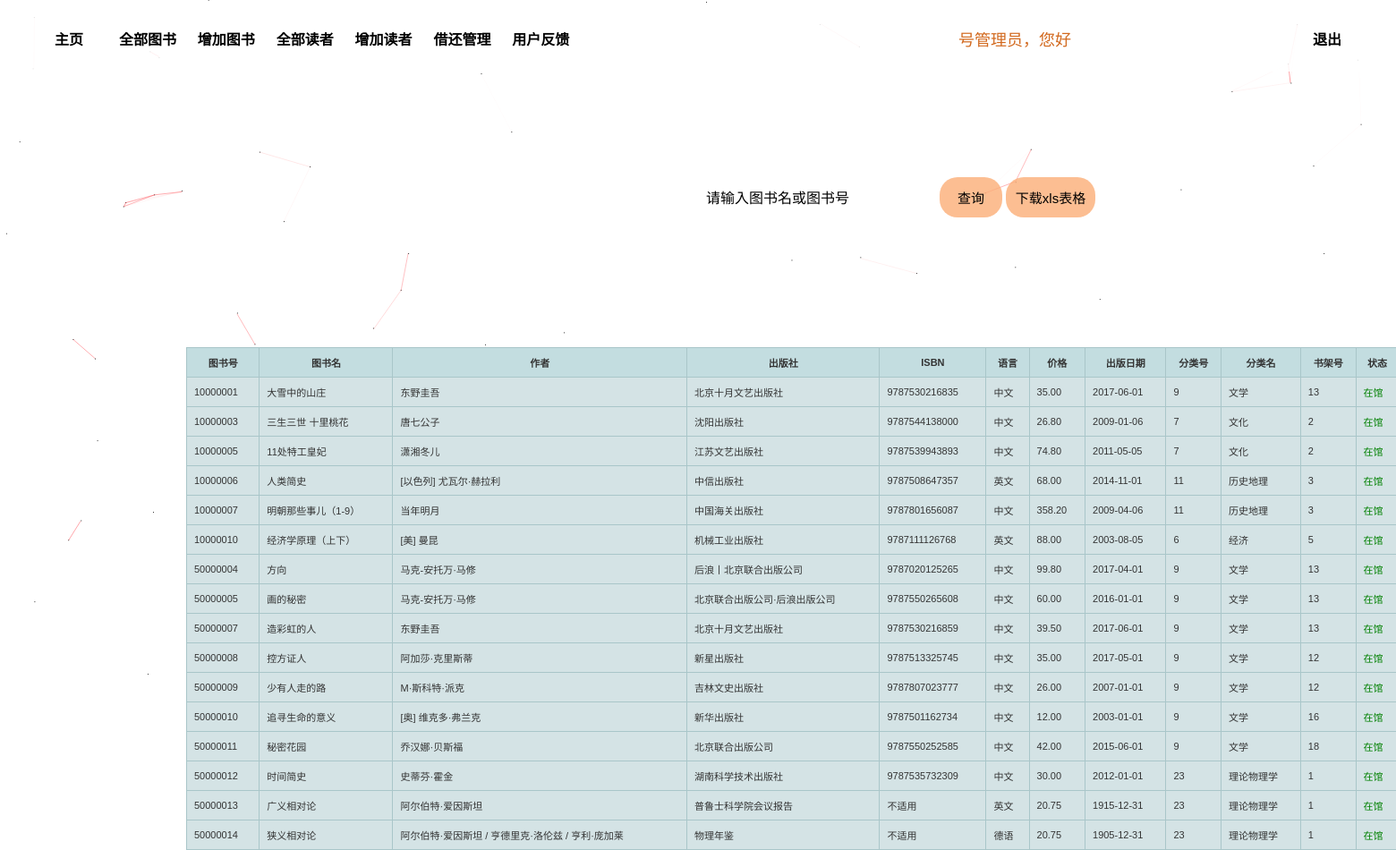
Page /admin_book.php on the committed database.
### tables this page shows
CREATE TABLE `book_info` (
  `book_id` bigint(20) NOT NULL AUTO_INCREMENT,
  `name` varchar(50) NOT NULL,
  `author` varchar(50) NOT NULL,
  `publish` varchar(30) NOT NULL,
  `ISBN` varchar(13) NOT NULL,
  `introduction` text,
  `language` varchar(10) NOT NULL,
  `price` decimal(10,2) NOT NULL,
  `pubdate` date DEFAULT NULL,
  `class_id` int(11) DEFAULT NULL,
  `pressmark` int(11) DEFAULT NULL,
  `state` smallint(6) DEFAULT NULL,
  PRIMARY KEY (`book_id`)
);

CREATE TABLE `class_info` (
  `class_id` int(11) NOT NULL,
  `class_name` varchar(45) NOT NULL,
  PRIMARY KEY (`class_id`)
);

### admin_book.php (the view, shortened to what this page needs)
<?php
$userid=$_SESSION['userid'];
include ('mysqli_connect.php');
?>
<!DOCTYPE html>
<html lang="en">
<head>
    <link rel="stylesheet" href="top.css">
</head>
<body>
    <div style="height: 70px;background-color: rgba(255,255,255,0.85);left: 0.5%;right: 0.5%;position:fixed;top: 10px;z-index: 9999;min-width: 800px;width: auto 0;border-radius: 20px;">
        <div class="span-content">
            <span class="titleSpan titleSpanHover" style="left: 2%;transform: translate(-2%,0);">
                <a href="admin_index.php" class="topP">主页</a>
            </span>
            <span class="titleSpan titleSpanHover" style="left: 8%;transform: translate(-8%,0);">
                <a href="admin_book.php" class="topP">全部图书</a>
            </span>
            <span class="titleSpan titleSpanHover" style="left: 14%;transform: translate(-14%,0);">
                <a href="admin_book_add.php" class="topP">增加图书</a>
            </span>
            <span class="titleSpan titleSpanHover" style="left: 20%;transform: translate(-20%,0);">
                <a href="admin_reader.php" class="topP">全部读者</a>
            </span>
            <span class="titleSpan titleSpanHover" style="left: 26%;transform: translate(-26%,0);">
                <a href="admin_reader_add.php" class="topP">增加读者</a>
            </span>
            <span class="titleSpan titleSpanHover" style="left: 32%;transform: translate(-32%,0);">
                <a href="admin_borrow_info.php" class="topP">借还管理</a>
            </span>
            <span class="titleSpan titleSpanHover" style="left: 38%;transform: translate(-38%,0);">
                <a href="admin_feedback.php" class="topP">用户反馈</a>
            </span>
            <div style="position:absolute;color: chocolate;line-height: 70px;right: 23%;font-size: 18px;"><?php echo $userid;  ?>号管理员，您好</div>
            <span class="titleSpan titleSpanHover1" style="right: 2%;transform: translate(2%,0);">
                <a class="topP1" href="index.php">退出</a>
            </span>
        </div>
    </div>
<form  action="admin_book.php" method="POST" style="position:absolute;margin-left:50%;margin-top:10%;transform:translate(-50%,0)">
    <div id="query">
        <label ><input  name="bookquery" type="text" placeholder="请输入图书名或图书号" style="height:45px;width:350px;font-size: 16px;text-align: center;outline: none;" class="inputLabel">
        <input type="submit" value="查询" class="btn btn-default" style="height:45px;width:70px;border-radius:20px;outline:none;border:none;font-size: 15px;">
        <input type=button value="下载xls表格" class="btn btn-default" style="height:45px;width:100px;border-radius:20px;outline:none;border:none;font-size: 15px;" onclick="window.location.href='output.php'">
    </div>
</form>
<table  class='hovertable'>
    <tr>
        <th>图书号</th>
        <th>图书名</th>
        <th>作者</th>
        <th>出版社</th>
        <th>ISBN</th>
        <th>语言</th>
        <th>价格</th>
        <th>出版日期</th>
        <th>分类号</th>
        <th>分类名</th>
        <th>书架号</th>
        <th>状态</th>
    </tr>
    <?php
    if ($_SERVER["REQUEST_METHOD"] == "POST")
    {
    $gjc = $_POST["bookquery"];
        $sql="select book_id,name,author,publish,ISBN,introduction,language,price,pubdate,book_info.class_id,class_name,pressmark,state from book_info,class_info where book_info.class_id=class_info.class_id and ( name like '%{$gjc}%' or book_id like '%{$gjc}%')  ;";
    }
    else{
        $sql="select book_id,name,author,publish,ISBN,introduction,language,price,pubdate,book_info.class_id,class_name,pressmark,state from book_info,class_info where book_info.class_id=class_info.class_id ;";
    }
    $res=mysqli_query($dbc,$sql);
    foreach ($res as $row){
        echo "<tr onmouseover=\"this.style.backgroundColor='#ffff66';\" onmouseout=\"this.style.backgroundColor='#d4e3e5';\">";
        echo "<td>{$row['book_id']}</td>";
        echo "<td>{$row['name']}</td>";
        echo "<td>{$row['author']}</td>";
        echo "<td>{$row['publish']}</td>";
        echo "<td>{$row['ISBN']}</td>";
        echo "<td>{$row['language']}</td>";
        echo "<td>{$row['price']}</td>";
        echo "<td>{$row['pubdate']}</td>";
        echo "<td>{$row['class_id']}</td>";
        echo "<td>{$row['class_name']}</td>";
        echo "<td>{$row['pressmark']}</td>";
         if($row['state']==1) echo "<td style=\"color:green\">在馆</td>"; else if($row['state']==0) echo "<td style=\"color:red\">已借出</td>";else  echo "<td>无状态信息</td>";
        echo "</tr>";
    };
    ?>
</table>
</body>
</html>

### top.css (style rules this page uses)
body { min-width: 1900px; }
.titleSpan { line-height: 70px;text-align: center;font-family:Microsoft YaHei;font-weight: bold; width: 80px;position: absolute;float: left; }
.topP { color: black;text-decoration: none;display: block;width: 100%;height:auto; }
.topP1 { color: black;text-decoration: none;display: block;width: 100%;height:auto; }

### admin_book.php (style rules this page uses)
body { background: url("imgs/adminBG.jpg") no-repeat; background-size:cover; color: rgb(223, 167, 94); background-attachment: fixed; }
table { width:1500px }
table.hovertable { font-family: verdana,arial,sans-serif; font-size:11px; color:#333333; border-width: 1px; border-color: #999999; border-collapse: collapse; margin-left:50%; margin-top:20%; transform:translate(-50%,0); position:absolute; }
table.hovertable th { background-color:#c3dde0; border-width: 1px; padding: 8px; border-style: solid; border-color: #a9c6c9; }
table.hovertable tr { background-color:#d4e3e5; }
table.hovertable td { border-width: 1px; padding: 8px; border-style: solid; border-color: #a9c6c9; }
.inputLabel { border-radius: 30px;border-style: none;background-color: rgba(255,255,255,0.85); }
.inputLabel::placeholder { text-align: center;color: black;outline: none; }
.btn-default { background-color: rgba(252, 174, 119, 0.8); }

### rows in the picture
book_info: book_id "10000001", name "大雪中的山庄", author "东野圭吾", publish "北京十月文艺出版社", ISBN "9787530216835", language "中文", price "35.00", pubdate "2017-06-01", class "9", class.class_name "文学", pressmark "13", state "在馆"
book_info: book_id "10000003", name "三生三世 十里桃花", author "唐七公子", publish "沈阳出版社", ISBN "9787544138000", language "中文", price "26.80", pubdate "2009-01-06", class "7", class.class_name "文化", pressmark "2", state "在馆"
book_info: book_id "10000005", name "11处特工皇妃", author "潇湘冬儿", publish "江苏文艺出版社", ISBN "9787539943893", language "中文", price "74.80", pubdate "2011-05-05", class "7", class.class_name "文化", pressmark "2", state "在馆"
book_info: book_id "10000006", name "人类简史", author "[以色列] 尤瓦尔·赫拉利", publish "中信出版社", ISBN "9787508647357", language "英文", price "68.00", pubdate "2014-11-01", class "11", class.class_name "历史地理", pressmark "3", state "在馆"
book_info: book_id "10000007", name "明朝那些事儿（1-9）", author "当年明月", publish "中国海关出版社", ISBN "9787801656087", language "中文", price "358.20", pubdate "2009-04-06", class "11", class.class_name "历史地理", pressmark "3", state "在馆"
book_info: book_id "10000010", name "经济学原理（上下）", author "[美] 曼昆", publish "机械工业出版社", ISBN "9787111126768", language "英文", price "88.00", pubdate "2003-08-05", class "6", class.class_name "经济", pressmark "5", state "在馆"
book_info: book_id "50000004", name "方向", author "马克-安托万·马修", publish "后浪丨北京联合出版公司", ISBN "9787020125265", language "中文", price "99.80", pubdate "2017-04-01", class "9", class.class_name "文学", pressmark "13", state "在馆"
book_info: book_id "50000005", name "画的秘密", author "马克-安托万·马修", publish "北京联合出版公司·后浪出版公司", ISBN "9787550265608", language "中文", price "60.00", pubdate "2016-01-01", class "9", class.class_name "文学", pressmark "13", state "在馆"
book_info: book_id "50000007", name "造彩虹的人", author "东野圭吾", publish "北京十月文艺出版社", ISBN "9787530216859", language "中文", price "39.50", pubdate "2017-06-01", class "9", class.class_name "文学", pressmark "13", state "在馆"
book_info: book_id "50000008", name "控方证人", author "阿加莎·克里斯蒂", publish "新星出版社", ISBN "9787513325745", language "中文", price "35.00", pubdate "2017-05-01", class "9", class.class_name "文学", pressmark "12", state "在馆"
book_info: book_id "50000009", name "少有人走的路", author "M·斯科特·派克", publish "吉林文史出版社", ISBN "9787807023777", language "中文", price "26.00", pubdate "2007-01-01", class "9", class.class_name "文学", pressmark "12", state "在馆"
book_info: book_id "50000010", name "追寻生命的意义", author "[奥] 维克多·弗兰克", publish "新华出版社", ISBN "9787501162734", language "中文", price "12.00", pubdate "2003-01-01", class "9", class.class_name "文学", pressmark "16", state "在馆"
book_info: book_id "50000011", name "秘密花园", author "乔汉娜·贝斯福", publish "北京联合出版公司", ISBN "9787550252585", language "中文", price "42.00", pubdate "2015-06-01", class "9", class.class_name "文学", pressmark "18", state "在馆"
book_info: book_id "50000012", name "时间简史", author "史蒂芬·霍金", publish "湖南科学技术出版社", ISBN "9787535732309", language "中文", price "30.00", pubdate "2012-01-01", class "23", class.class_name "理论物理学", pressmark "1", state "在馆"
book_info: book_id "50000013", name "广义相对论", author "阿尔伯特·爱因斯坦", publish "普鲁士科学院会议报告", ISBN "不适用", language "英文", price "20.75", pubdate "1915-12-31", class "23", class.class_name "理论物理学", pressmark "1", state "在馆"
book_info: book_id "50000014", name "狭义相对论", author "阿尔伯特·爱因斯坦 / 亨德里克·洛伦兹 / 亨利·庞加莱", publish "物理年鉴", ISBN "不适用", language "德语", price "20.75", pubdate "1905-12-31", class "23", class.class_name "理论物理学", pressmark "1", state "在馆"
